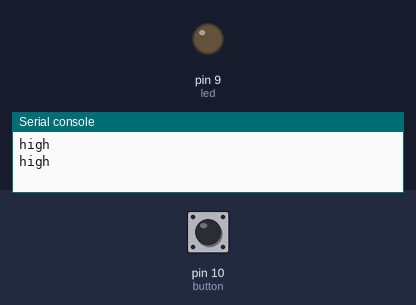
A program run on a simulated MicroPython board. Parts: output pins drawn as LEDs (lit = HIGH), the last lines printed to the serial console. The inputs (shaded band) are chosen by the test bench; at power-on: pin 10 (button) HIGH.

Above: at 1.2 s.
1.3 s: pin 10 (button) pulled LOW for 1.2 s
At 2.3 s:
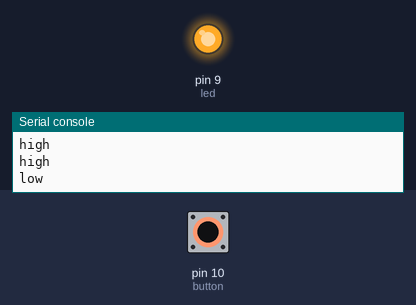
4.5 s: pin 10 (button) pulled LOW for 3.2 s
At 9.3 s:
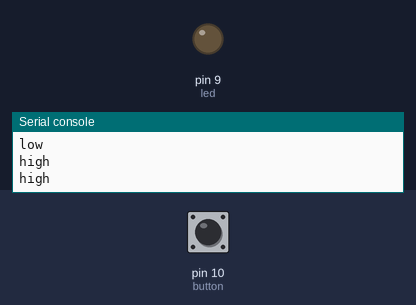
Timing chart, 0 to 10.8 s (numbered marks = the images above; inputs shaded):
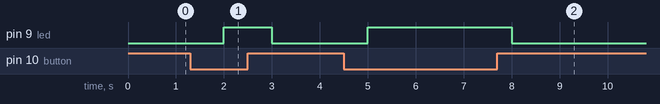

Measured:
- after the input at 1.3 s, pin 9 (led): LOW → HIGH after 0.70 s, → LOW 1.0 s later
- after the input at 4.5 s, pin 9 (led): LOW → HIGH after 0.50 s, → LOW 3.0 s later

The program:

1.3_schakelaar_LED_docent.py
```python
from machine import Pin
import time
led = Pin('P9', mode = Pin.OUT)
button = Pin('P10', mode = Pin.IN, pull=Pin.PULL_UP)

while True:
    if(button() == 0):
        led.value(1)
        print("low")

    else:
        led.value(0)
        print("high")

    time.sleep(1)
```
